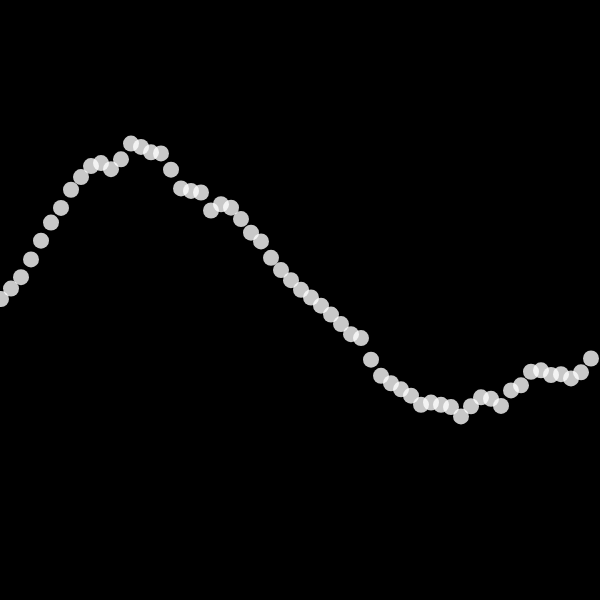
Frame 1 (no input)
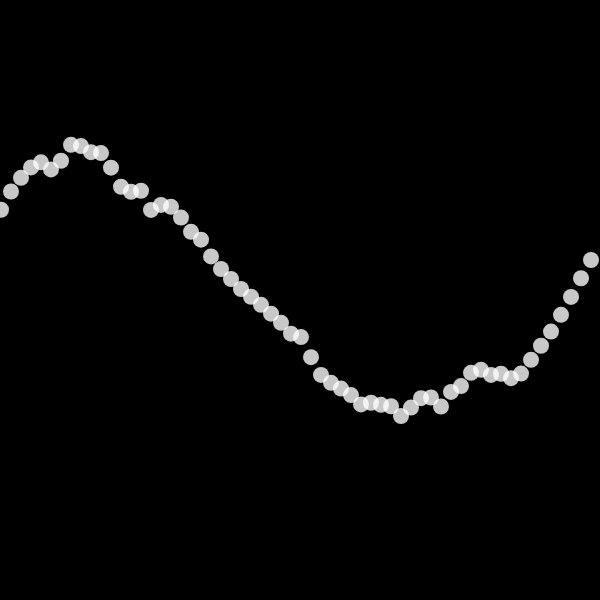
Frame 60 (no input)
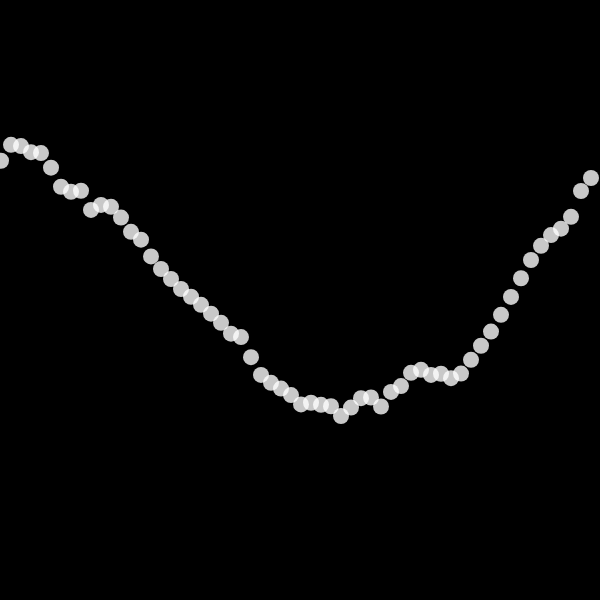
Frame 120 (the mouse pressed at the canvas centre since frame 60)

The p5.js sketch that drew these frames (run headless with seeded random() and noise() and a simulated clock; from frame 60 on, the mouse is pressed at the canvas centre):

// p5.js sketch
// ── sketch.js
// perlin noise sin wave moving graph

let particles = [];
let yRadian;
let xpos;
let amplitude;

function setup() {
	createCanvas(600, 600);
	amplitude = height / 2; // amplitude is height of screen
	yRadian = PI; // starting radian for each circle (iterates below)
	xpos = 1; // xpos for each circle (iterates below)
	let xincrement = 10;
	let total = width / xincrement; // circles to fit screen
	for (let i = 0; i < total; i++) {
		particles[i] = new Particle(xpos, yRadian);
		yRadian += 0.1; // increment starting angle so they trail each other
		xpos += xincrement; // increment xpos so they span the screen
	}
}

function draw() {
	background(0);
	noStroke();
	fill(255, 200);
	// amplitude * sin(period * angle) = x
	translate(0, height/2);
	for (let i = 0; i < particles.length; i++) {
		particles[i].move();
		particles[i].draw();
	}
}

class Particle {
	constructor(xpos, radian) {
		this.radian = radian;
		this.x = xpos;
		this.y;
	}
	draw () {
		// this.y = amplitude * this.noiseMap();
		this.noise = noise(this.radian); // make it look funky (without this it's a standard sin graph)
		this.y = amplitude * this.noise * sin(this.radian);
    this.noiseMap = noise(this.noise, 0, 1, -1, 1);
		ellipse(this.x, this.y, 16, 16);
	}

	move() {
		this.radian += 0.01;
	}
}
